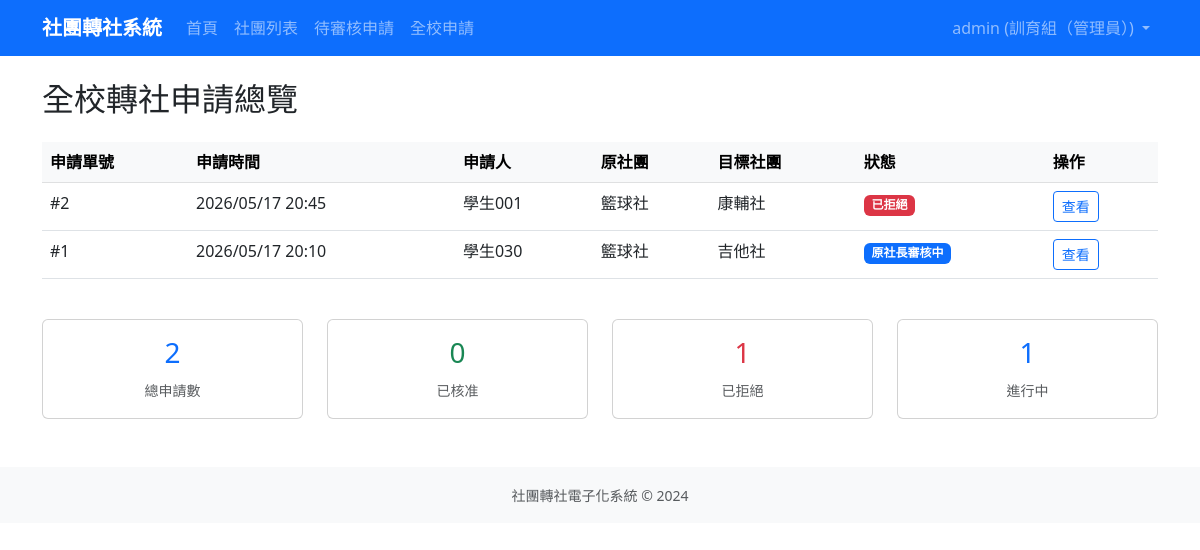
The page /transfers/all-requests/ (signed in) on the database as committed earlier.
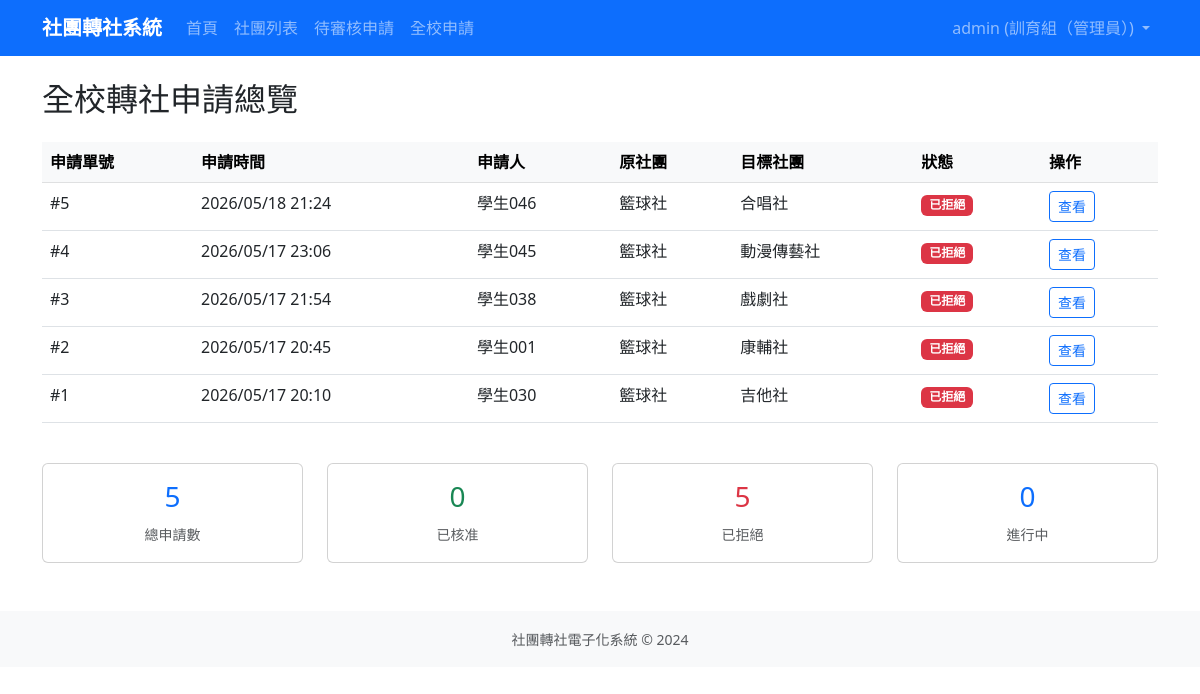
The same page on the database as committed later.
### accounts/models.py (models this page shows, shortened)
class User(AbstractUser):
    ROLE_CHOICES = [
        ('student', '學生'),
        ('president', '社長'),
        ('teacher', '指導老師'),
        ('admin', '訓育組（管理員）'),
    ]
    role = models.CharField(
        max_length=20,
        choices=ROLE_CHOICES,
        default='student',
        verbose_name='身分組'
    )
    student_id = models.CharField(
        max_length=20,
        blank=True,
        verbose_name='學號'
    )
    club = models.ForeignKey(
        'clubs.Club',
        on_delete=models.SET_NULL,
        null=True,
        blank=True,
        verbose_name='所屬社團',
        related_name='members'
    )
    phone = models.CharField(max_length=20, blank=True, verbose_name='電話')
    class Meta:
        verbose_name = '使用者'
        verbose_name_plural = '使用者'
    def is_admin(self):
        return self.role == 'admin'

### transfers/models.py (models this page shows, shortened)
class TransferRequest(models.Model):
    STATUS_CHOICES = [
        ('draft', '草稿'),
        ('orig_president_pending', '原社長審核中'),
        ('orig_teacher_pending', '原指導老師審核中'),
        ('new_president_pending', '新社長審核中'),
        ('new_teacher_pending', '新指導老師審核中'),
        ('admin_pending', '訓育組審核中'),
        ('approved', '已核准'),
        ('rejected', '已拒絕'),
        ('returned', '退回重選'),
    ]
    student = models.ForeignKey(
        settings.AUTH_USER_MODEL,
        on_delete=models.CASCADE,
        related_name='transfer_requests',
        verbose_name='申請學生'
    )
    original_club = models.ForeignKey(
        'clubs.Club',
        on_delete=models.CASCADE,
        related_name='transfer_out_requests',
        verbose_name='原社團'
    )
    target_club = models.ForeignKey(
        'clubs.Club',
        on_delete=models.CASCADE,
        related_name='transfer_in_requests',
        verbose_name='目標社團'
    )
    status = models.CharField(
        max_length=30,
        choices=STATUS_CHOICES,
        default='orig_president_pending',
        verbose_name='狀態'
    )
    reason = models.TextField(blank=True, verbose_name='轉社原因')
    created_at = models.DateTimeField(auto_now_add=True, verbose_name='申請時間')
    updated_at = models.DateTimeField(auto_now=True, verbose_name='更新時間')
    completed_at = models.DateTimeField(null=True, blank=True, verbose_name='完成時間')
    class Meta:
        verbose_name = '轉社申請單'
        verbose_name_plural = '轉社申請單'
        ordering = ['-created_at']

### clubs/models.py (models this page shows, shortened)
class Club(models.Model):
    CATEGORY_CHOICES = [
        ('academic', '學術類'),
        ('arts', '藝文類'),
        ('performance', '藝能類'),
        ('recreation', '康輔類'),
        ('sports', '體育類'),
    ]
    code = models.CharField(max_length=10, unique=True, null=True, blank=True, verbose_name='社團代號')
    name = models.CharField(max_length=100, verbose_name='社團名稱')
    teacher = models.CharField(max_length=50, default='', verbose_name='指導老師')
    president = models.CharField(max_length=50, default='', verbose_name='社長')
    location = models.CharField(max_length=100, blank=True, verbose_name='社課場地')
    category = models.CharField(max_length=20, choices=CATEGORY_CHOICES, blank=True, verbose_name='類別')
    description = models.TextField(blank=True, verbose_name='社團描述')
    max_members = models.PositiveIntegerField(default=30, verbose_name='人數上限')
    current_members = models.PositiveIntegerField(default=0, verbose_name='現有人數')
    is_active = models.BooleanField(default=True, verbose_name='啟用中')
    created_at = models.DateTimeField(auto_now_add=True, verbose_name='建立時間')
    updated_at = models.DateTimeField(auto_now=True, verbose_name='更新時間')
    class Meta:
        verbose_name = '社團'
        verbose_name_plural = '社團'
        ordering = ['name']

### transfers/views.py (the view)
# urls.py: path('all-requests/', views.AllRequestsView.as_view(), name='all_requests'),
class AllRequestsView(LoginRequiredMixin, AdminRequiredMixin, ListView):
    model = TransferRequest
    template_name = 'transfers/all_requests.html'
    context_object_name = 'requests'
    def get_queryset(self):
        return TransferRequest.objects.all().select_related(
            'student', 'original_club', 'target_club'
        )
    def get_context_data(self, **kwargs):
        context = super().get_context_data(**kwargs)
        all_requests = TransferRequest.objects.all()
        context['total_count'] = all_requests.count()
        context['approved_count'] = all_requests.filter(status='approved').count()
        context['rejected_count'] = all_requests.filter(status='rejected').count()
        context['in_progress_count'] = all_requests.exclude(
            status__in=['approved', 'rejected']
        ).count()
        return context

### transfers/views.py (called while the page is built)
    def test_func(self):
        return self.request.user.is_admin()

### templates/transfers/all_requests.html (shortened to what this page needs)
{% extends 'base.html' %}
{% block content %}
<h2 class="mb-4">全校轉社申請總覽</h2>
{% if requests %}
<div class="table-responsive">
    <table class="table table-hover">
        <thead class="table-light">
            <tr>
                <th>申請單號</th>
                <th>申請時間</th>
                <th>申請人</th>
                <th>原社團</th>
                <th>目標社團</th>
                <th>狀態</th>
                <th>操作</th>
            </tr>
        </thead>
        <tbody>
            {% for req in requests %}
            <tr>
                <td>#{{ req.id }}</td>
                <td>{{ req.created_at|date:"Y/m/d H:i" }}</td>
                <td>{{ req.student.get_full_name|default:req.student.username }}</td>
                <td>{{ req.original_club.name }}</td>
                <td>{{ req.target_club.name }}</td>
                <td>
                    {% if req.status == 'approved' %}
                        <span class="badge bg-success">{{ req.get_status_display }}</span>
                    {% elif req.status == 'rejected' %}
                        <span class="badge bg-danger">{{ req.get_status_display }}</span>
                    {% elif req.status == 'returned' %}
                        <span class="badge bg-warning text-dark">{{ req.get_status_display }}</span>
                    {% elif req.status == 'admin_pending' %}
                        <span class="badge bg-info">{{ req.get_status_display }}</span>
                    {% else %}
                        <span class="badge bg-primary">{{ req.get_status_display }}</span>
                    {% endif %}
                </td>
                <td>
                    <a href="{% url 'request_detail' req.pk %}" class="btn btn-sm btn-outline-primary">查看</a>
                </td>
            </tr>
            {% endfor %}
        </tbody>
    </table>
</div>
<div class="row mt-4">
    <div class="col-md-3">
        <div class="card text-center">
            <div class="card-body">
                <h3 class="text-primary">{{ total_count }}</h3>
                <small class="text-muted">總申請數</small>
            </div>
        </div>
    </div>
    <div class="col-md-3">
        <div class="card text-center">
            <div class="card-body">
                <h3 class="text-success">{{ approved_count }}</h3>
                <small class="text-muted">已核准</small>
            </div>
        </div>
    </div>
    <div class="col-md-3">
        <div class="card text-center">
            <div class="card-body">
                <h3 class="text-danger">{{ rejected_count }}</h3>
                <small class="text-muted">已拒絕</small>
            </div>
        </div>
    </div>
    <div class="col-md-3">
        <div class="card text-center">
            <div class="card-body">
                <h3 class="text-primary">{{ in_progress_count }}</h3>
                <small class="text-muted">進行中</small>
            </div>
        </div>
    </div>
</div>
{% else %}
<div class="alert alert-info">目前沒有任何轉社申請紀錄。</div>
{% endif %}
{% endblock %}

### templates/base.html (shortened to what this page needs)
<!DOCTYPE html>
<html lang="zh-TW">
<head>
    <link href="https://cdn.jsdelivr.net/npm/bootstrap@5.3.0/dist/css/bootstrap.min.css" rel="stylesheet">
</head>
<body>
    <nav class="navbar navbar-expand-lg navbar-dark bg-primary">
        <div class="container">
            <a class="navbar-brand" href="{% url 'home' %}">社團轉社系統</a>
            <div class="collapse navbar-collapse" id="navbarNav">
                <ul class="navbar-nav me-auto">
                    <li class="nav-item">
                        <a class="nav-link" href="{% url 'home' %}">首頁</a>
                    </li>
                    <li class="nav-item">
                        <a class="nav-link" href="{% url 'club_list' %}">社團列表</a>
                    </li>
                    {% if user.is_authenticated %}
                        {% if user.role == 'president' or user.role == 'teacher' or user.role == 'admin' %}
                            <li class="nav-item">
                                <a class="nav-link" href="{% url 'pending_approvals' %}">待審核申請</a>
                            </li>
                        {% endif %}
                        {% if user.role == 'admin' %}
                            <li class="nav-item">
                                <a class="nav-link" href="{% url 'all_requests' %}">全校申請</a>
                            </li>
                        {% endif %}
                    {% endif %}
                </ul>
                <ul class="navbar-nav">
                    {% if user.is_authenticated %}
                        <li class="nav-item dropdown">
                            <a class="nav-link dropdown-toggle" href="#" role="button" data-bs-toggle="dropdown">
                                {{ user.get_full_name|default:user.username }} ({{ user.get_role_display }})
                            </a>
                        </li>
                    {% else %}
                        <li class="nav-item">
                            <a class="nav-link" href="{% url 'login' %}">登入</a>
                        </li>
                    {% endif %}
                </ul>
            </div>
        </div>
    </nav>
    <main class="container my-4">
        {% block content %}{% endblock %}
    </main>
    <footer class="bg-light py-3 mt-5">
        <div class="container text-center text-muted">
            <small>社團轉社電子化系統 &copy; 2024</small>
        </div>
    </footer>
</body>
</html>

### templates/base.html (style rules this page uses)
.navbar-brand { font-weight: bold; }

Rows that differ between the two databases and show on the page:
added TransferRequest: id "5", created_at "2026/05/18 21:24", student.get_full_name "學生046", original_club.name "籃球社", target_club.name "合唱社", status "已拒絕"
added TransferRequest: id "4", created_at "2026/05/17 23:06", student.get_full_name "學生045", original_club.name "籃球社", target_club.name "動漫傳藝社", status "已拒絕"
added TransferRequest: id "3", created_at "2026/05/17 21:54", student.get_full_name "學生038", original_club.name "籃球社", target_club.name "戲劇社", status "已拒絕"
changed TransferRequest "學生030": status "原社長審核中" → "已拒絕"
Other text that changed with them:
{{ total_count }}: "2" → "5"
{{ rejected_count }}: "1" → "5"
{{ in_progress_count }}: "1" → "0"
